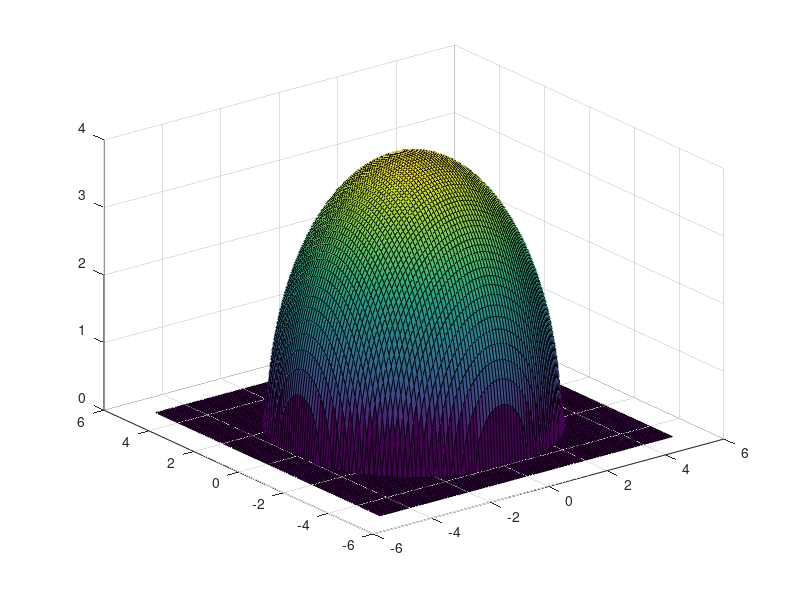

Reproduce this figure in MATLAB. (Note: this script raises an error after producing the figure.)
% Gradient, Hesse, Tangentialebene
%
delete(findall(0,'type','line'))    % Inhalte der letzten plots löschen, figure handle behalten
clc;

% Kugel
f1= @(x,y) real(sqrt(4^2-x.^2-y.^2)); 
% Ableitung nach x
f1x= @(x,y) real(-x./sqrt(4^2-x.^2-y.^2));
% Ableitung nach y
f1y= @(x,y) real(-y./sqrt(4^2-x.^2-y.^2));

x0=1;
y0=2;

f1grad= [f1x(x0,y0);f1y(x0,y0)]; 

[x y] = meshgrid (-5:0.1:5);


fa=f1(x,y);
surf(x,y,fa);
% Tangentialebene
% te=f(x0,y0)+transpose(grad(x0,y0))*(x-[x0;y0])
te=f1(x0,y0)+f1grad'*x;
axis equal;
